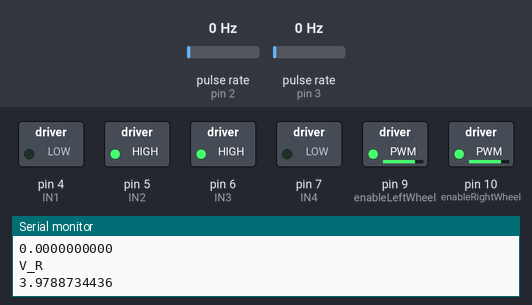
This sketch was run on a simulated Arduino Uno, built with avr-gcc and run on an emulated ATmega328P. Shown: switched loads named in the sketch (green lamp = pin HIGH), the last lines printed to the serial monitor. Wiring (inferred from the names in the program): 2 × pulse sensor: data pin 2 / data pin 3. The test bench sets the inputs (shaded band); at power-on: pulse rate (sensors on pin 2, pin 3) 0 Hz.

Above: at 1.2 s.
1.3 s: pulse rate (sensor on pin 2) set to 4 Hz
At 3.2 s:
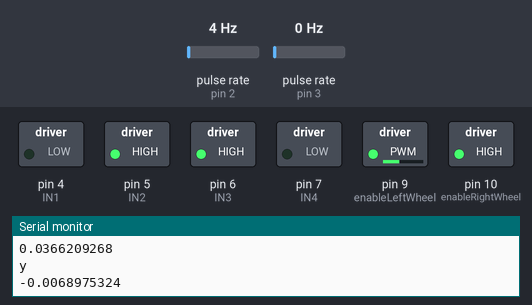
4.3 s: pulse rate (sensor on pin 3) set to 50 Hz
At 6.1 s:
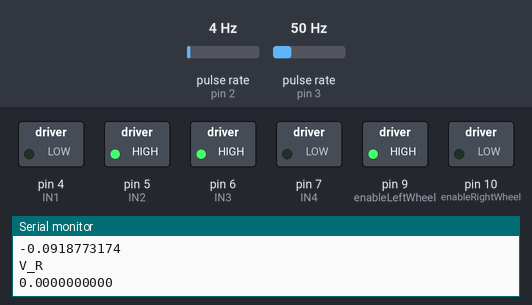
6.5 s: pulse rate (sensor on pin 2) set to 61 Hz
9.5 s: pulse rate (sensor on pin 2) set to 70 Hz
At 11.43 s:
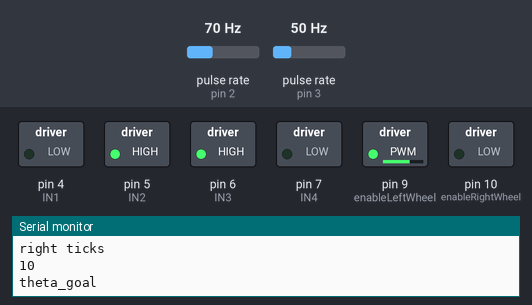
12.5 s: pulse rate (sensor on pin 3) set to 4 Hz
At 14.8 s:
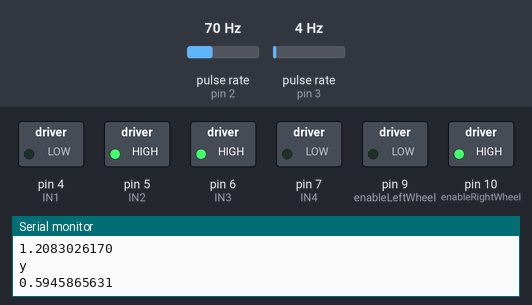
15.1 s: pulse rate (sensor on pin 3) set to 117 Hz
18.1 s: pulse rate (sensor on pin 3) set to 119 Hz
Timing chart, 0 to 21.7 s (numbered marks = the images above; inputs shaded):
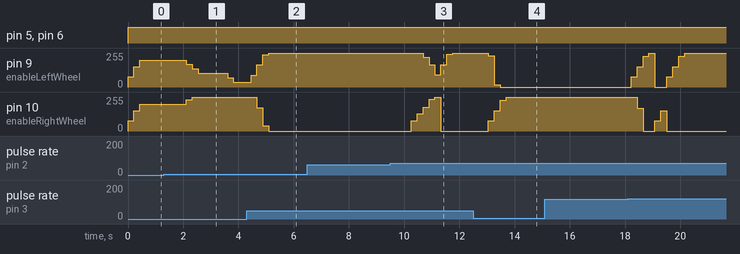

The sketch:

Mobile_robot.ino
```cpp
  #include <math.h>

  const int IN1 = 4;
  const int IN2 = 5;
  const int TS = 100;
  const int IN3 = 6;
  const int IN4 = 7;
  const float P_controller = 2.5;
  const float L = 13.5e-2;
  const int enableLeftWheel = 9;
  const int enableRightWheel = 10;
  const float V = 0.2;
  const int Encoder1 = 2;
  const int Encoder2 = 3;
  float R = 3.2e-2;
  float C = 15; //dc gain for motors
  const int ticks_per_rev = 8;
  float RPML = 0;
  float RPMR = 0;
  volatile float theta_goal = 0;
  volatile float error = 0;
  volatile unsigned int TickR = 0;
  volatile unsigned int TickL = 0;
  float vr = 0;
  float vl = 0;
  float V_R = 0;
  float V_L = 0;
  float omega = 0;
  float D_R = 0, D_L = 0, D_C;
  float x = 0, y = 0, theta = 0;
  float goals[][2] = {{0.25*2,0}, {0.5*2, 0.5*2},{.5*2,.75*2}};
  int number_of_goals = sizeof(goals)/sizeof(goals[0]);
  int current_goal = 0;

  //          Removables
  float lastError=0;
  const float D_controller = 0;

  float clip(float value, float floor, float ceil){
  if (value>ceil) return ceil;
  if (value<floor) return floor;
  return value;
  }

  void moveRightWheel(int PWM){
    digitalWrite(IN3, HIGH);
    digitalWrite(IN4, LOW);
    analogWrite(enableRightWheel, PWM);
  }

  void moveLeftWheel(int PWM){
    digitalWrite(IN1, LOW);
    digitalWrite(IN2, HIGH);
  analogWrite(enableLeftWheel, PWM);
  }


  void control_action()
  {
  error = theta_goal - theta;
  //clip(error, -PI/4, PI/4);
  omega = P_controller * error;
  omega = clip(omega, -P_controller*PI/2, P_controller*PI/2);
  //clip(omega, -PI/4, PI/4);
  }

float smoother(float old, float New, float threshold){
  if ((New-old)>threshold) return old+threshold;
  //if ((old-New)>threshold) return old-threshold;
  return New;
}


  void kinematics()
  {


    float VR = clip((V + omega * L / 2) / (R * C) * 30 / PI, 0, 5); // voltage for motors
    float VL = clip((V - omega * L / 2) / (R * C) * 30 / PI, 0, 5);
    V_R = smoother(V_R, VR, 1.5);
    V_L = smoother(V_L, VL, 1.5);
  }

  void odemetry_model()
  {
  D_R = (2 * PI * R * TickR) / ticks_per_rev;
  D_L = (2 * PI * R * TickL) / ticks_per_rev;
  D_C = (D_R + D_L) / 2;
  x += (D_C * cos(theta));
  y += (D_C * sin(theta));
  theta += ((D_R - D_L) / L);
/*  if (theta>180) theta-=360;
  if (theta<-180) theta+=360;*/
  }


  void setup() {
  pinMode(IN1, OUTPUT);
  pinMode(IN2, OUTPUT);
  pinMode(IN3, OUTPUT);
  pinMode(IN4, OUTPUT);
  pinMode(enableLeftWheel, OUTPUT);
  pinMode(enableRightWheel, OUTPUT);

  pinMode(Encoder1, INPUT);
  digitalWrite(Encoder1, HIGH);       // turn on pull-up resistor
  pinMode(Encoder2, INPUT);
  digitalWrite(Encoder2, HIGH);       // turn on pull-up resistor


  attachInterrupt(digitalPinToInterrupt(Encoder1), leftMotorInterrupt, RISING);  // encoder pin on interrupt 0 - pin 2
  attachInterrupt(digitalPinToInterrupt(Encoder2), rightMotorInterrupt, RISING);  // encoder pin on interrupt 0 - pin 2
  Serial.begin(9600);
  }
  /*
  void loop() {
  int voltageModifier = 255/5;
  int voltage = 5;
  analogWrite(enableLeftWheel,voltage*voltageModifier);
  analogWrite(enableRightWheel,voltage*voltageModifier);
  digitalWrite(IN1, HIGH);
  digitalWrite(IN2, LOW);
  digitalWrite(IN3, LOW);
  digitalWrite(IN4, HIGH);
  RPML= (TickL*60)/(float)ticks_per_rev;
  RPMR= (TickR*60)/(float)ticks_per_rev;
  float CL = RPML/voltage;
  float CR = RPMR/voltage;
  if (C>0) C=(C+CR)/2;
  else C = CR;
  if (C>0) C=(C+CL)/2;
  else C = CL;
  Serial.println (voltage, DEC);
  Serial.println (RPMR, DEC);
  Serial.println (RPML, DEC);
  Serial.println (CR, DEC);
  Serial.println (CL, DEC);


  TickL = 0;
  TickR = 0;
  delay(TS);
  }

*/


void loop(){
  if (abs(x-goals[current_goal][0])<=0.1 && abs(y-goals[current_goal][1])<=0.1){
    if (current_goal<number_of_goals-1){
      current_goal++;
      analogWrite(enableLeftWheel, 0);
      analogWrite(enableRightWheel, 0);
     delay(500);
    //TickL = 0;
    //TickR = 0;
    Serial.println("==============================================");
      Serial.println("==============================================");
    }
    else {
      analogWrite(enableLeftWheel, 0);
      analogWrite(enableRightWheel, 0);

    }
  }else{
    theta_goal = atan2(goals[current_goal][1]-y, goals[current_goal][0]-x); //theta_goal = atan(y1-y/x2-x) (rad)
  control_action();
  //error = theta_goal - theta (rad)
  //omega = P_controller * error (rad);

  int voltageModifier = 255/5;

  kinematics();
  //Vr = V + omega
  moveRightWheel(V_R*voltageModifier);
  moveLeftWheel(V_L*voltageModifier);


  delay(TS);
  odemetry_model();


  Serial.println("theta_goal");
  Serial.println (theta_goal, DEC);
  Serial.println("V_R");
  Serial.println (V_R, DEC);
  Serial.println("V_l");
  Serial.println (V_L, DEC);
  Serial.println("omega");
  Serial.println (omega, DEC);
  Serial.println("theta");
  Serial.println (theta, DEC);
  Serial.println("x");
  Serial.println (x, DEC);
  Serial.println("y");
  Serial.println(y, DEC);
  Serial.println("left ticks");
  Serial.println(TickL, DEC);
  Serial.println("right ticks");
  Serial.println(TickR, DEC);

  TickL = 0;
  TickR = 0;
  }

}

void rightMotorInterrupt() {
TickR++;
}

void leftMotorInterrupt() {
TickL++;
}
```

Measured:
- the behaviour switches between 65 and 66 Hz on pulse rate (sensor on pin 2) (found by bisection; images 2 and 3)
- after the input at 1.3 s, pin 9 (enableLeftWheel): moves from 202/255 to 35/255 over 1.7 s, starting after 0.81 s; pin 10 (enableRightWheel): 202/255 → 234/255 after 0.81 s, → 255/255 0.21 s later
- after the input at 4.3 s, pin 9 (enableLeftWheel): 35/255 → 90/255 after 0.16 s, → 166/255 0.21 s later, → 243/255 0.21 s later, → 255/255 0.21 s later; pin 10 (enableRightWheel): 255/255 → 173/255 after 0.37 s, → 38/255 0.21 s later, → 0/255 0.21 s later
- after the input at 9.5 s, pin 9 (enableLeftWheel): 255/255 → 225/255 after 1.2 s, → 167/255 0.22 s later, → 91/255 0.21 s later, → 168/255 0.21 s later, … (6 changes in this stretch)
- after the input at 12.5 s, pin 9 (enableLeftWheel): 255/255 → 236/255 after 0.55 s, → 16/255 0.22 s later, → 0/255 0.21 s later
